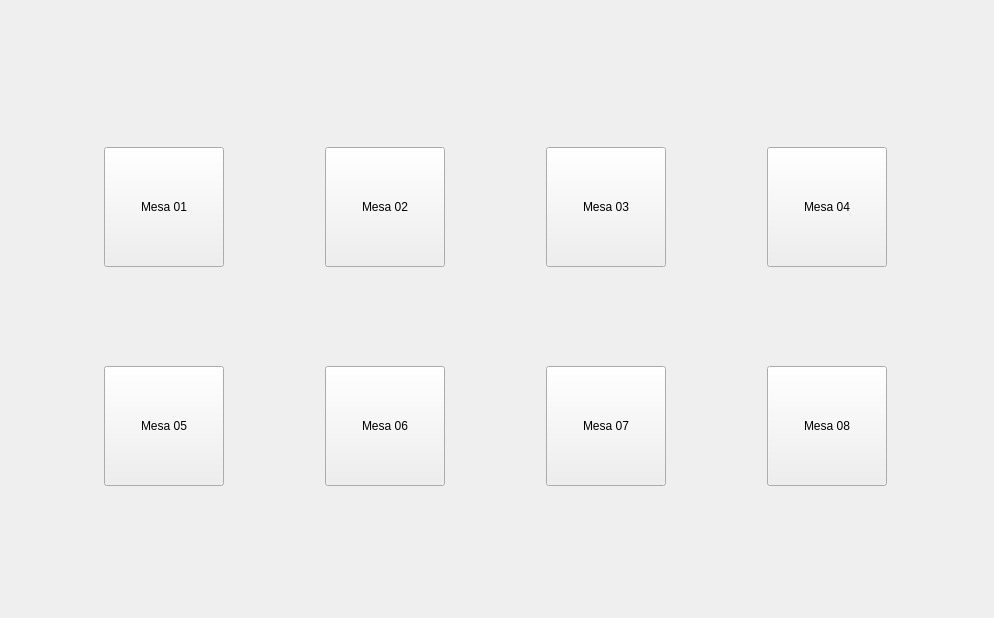
<?xml version="1.0" encoding="UTF-8"?>
<ui version="4.0">
 <class>MainWindow</class>
 <widget class="QMainWindow" name="MainWindow">
  <property name="geometry">
   <rect>
    <x>0</x>
    <y>0</y>
    <width>994</width>
    <height>618</height>
   </rect>
  </property>
  <property name="windowTitle">
   <string>Mesas</string>
  </property>
  <widget class="QWidget" name="centralwidget">
   <layout class="QVBoxLayout" name="verticalLayout">
    <property name="spacing">
     <number>0</number>
    </property>
    <property name="leftMargin">
     <number>0</number>
    </property>
    <property name="topMargin">
     <number>0</number>
    </property>
    <property name="rightMargin">
     <number>0</number>
    </property>
    <property name="bottomMargin">
     <number>0</number>
    </property>
    <item>
     <widget class="QWidget" name="widget" native="true">
      <property name="maximumSize">
       <size>
        <width>16777215</width>
        <height>45</height>
       </size>
      </property>
      <property name="styleSheet">
       <string notr="true"/>
      </property>
     </widget>
    </item>
    <item>
     <widget class="QWidget" name="widget_3" native="true">
      <property name="styleSheet">
       <string notr="true"/>
      </property>
      <layout class="QGridLayout" name="gridLayout">
       <item row="0" column="2">
        <widget class="QPushButton" name="Mesa_01">
         <property name="minimumSize">
          <size>
           <width>120</width>
           <height>120</height>
          </size>
         </property>
         <property name="maximumSize">
          <size>
           <width>120</width>
           <height>120</height>
          </size>
         </property>
         <property name="styleSheet">
          <string notr="true"/>
         </property>
         <property name="text">
          <string>Mesa 01</string>
         </property>
        </widget>
       </item>
       <item row="0" column="3">
        <widget class="QPushButton" name="Mesa_02">
         <property name="minimumSize">
          <size>
           <width>120</width>
           <height>120</height>
          </size>
         </property>
         <property name="maximumSize">
          <size>
           <width>120</width>
           <height>120</height>
          </size>
         </property>
         <property name="styleSheet">
          <string notr="true"/>
         </property>
         <property name="text">
          <string>Mesa 02</string>
         </property>
        </widget>
       </item>
       <item row="0" column="4">
        <widget class="QPushButton" name="Mesa_03">
         <property name="minimumSize">
          <size>
           <width>120</width>
           <height>120</height>
          </size>
         </property>
         <property name="maximumSize">
          <size>
           <width>120</width>
           <height>120</height>
          </size>
         </property>
         <property name="styleSheet">
          <string notr="true"/>
         </property>
         <property name="text">
          <string>Mesa 03</string>
         </property>
        </widget>
       </item>
       <item row="0" column="5">
        <widget class="QPushButton" name="Mesa_04">
         <property name="minimumSize">
          <size>
           <width>120</width>
           <height>120</height>
          </size>
         </property>
         <property name="maximumSize">
          <size>
           <width>120</width>
           <height>120</height>
          </size>
         </property>
         <property name="styleSheet">
          <string notr="true"/>
         </property>
         <property name="text">
          <string>Mesa 04</string>
         </property>
        </widget>
       </item>
       <item row="1" column="4">
        <widget class="QPushButton" name="Mesa_07">
         <property name="minimumSize">
          <size>
           <width>120</width>
           <height>120</height>
          </size>
         </property>
         <property name="maximumSize">
          <size>
           <width>120</width>
           <height>120</height>
          </size>
         </property>
         <property name="styleSheet">
          <string notr="true"/>
         </property>
         <property name="text">
          <string>Mesa 07</string>
         </property>
        </widget>
       </item>
       <item row="1" column="3">
        <widget class="QPushButton" name="Mesa_06">
         <property name="minimumSize">
          <size>
           <width>120</width>
           <height>120</height>
          </size>
         </property>
         <property name="maximumSize">
          <size>
           <width>120</width>
           <height>120</height>
          </size>
         </property>
         <property name="styleSheet">
          <string notr="true"/>
         </property>
         <property name="text">
          <string>Mesa 06</string>
         </property>
        </widget>
       </item>
       <item row="1" column="2">
        <widget class="QPushButton" name="Mesa_05">
         <property name="minimumSize">
          <size>
           <width>120</width>
           <height>120</height>
          </size>
         </property>
         <property name="maximumSize">
          <size>
           <width>120</width>
           <height>120</height>
          </size>
         </property>
         <property name="styleSheet">
          <string notr="true"/>
         </property>
         <property name="text">
          <string>Mesa 05</string>
         </property>
        </widget>
       </item>
       <item row="1" column="5">
        <widget class="QPushButton" name="Mesa_08">
         <property name="minimumSize">
          <size>
           <width>120</width>
           <height>120</height>
          </size>
         </property>
         <property name="maximumSize">
          <size>
           <width>120</width>
           <height>120</height>
          </size>
         </property>
         <property name="styleSheet">
          <string notr="true"/>
         </property>
         <property name="text">
          <string>Mesa 08</string>
         </property>
        </widget>
       </item>
      </layout>
     </widget>
    </item>
    <item>
     <widget class="QWidget" name="widget_2" native="true">
      <property name="maximumSize">
       <size>
        <width>16777215</width>
        <height>30</height>
       </size>
      </property>
      <property name="styleSheet">
       <string notr="true"/>
      </property>
     </widget>
    </item>
   </layout>
   <zorder>widget_3</zorder>
   <zorder>widget</zorder>
   <zorder>widget_2</zorder>
  </widget>
 </widget>
 <resources/>
 <connections/>
</ui>
